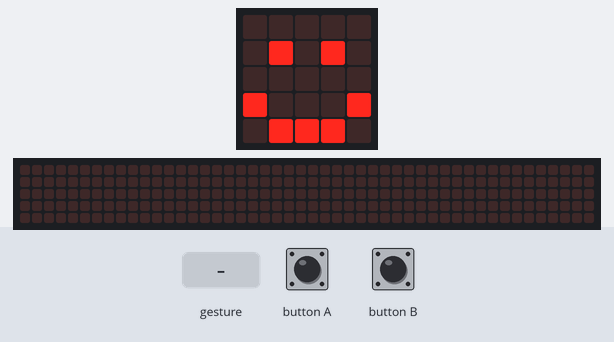
This program was run on a simulated BBC micro:bit (MakeCode). Shown: the board's 5×5 LED display, a strip that is not on the board, showing the scrolling text unrolled. The test bench sets the inputs (shaded band). Random numbers come from a fixed seed; a tilt is held for 1.5 s and a shake lasts 1 s, then the board lies face up again; the 48×5 strip is a reading aid, not a part: it shows the text the display is scrolling, unrolled, one strip-width of it at a time.

Above: at 1.8 s.
1.9 s: gesture 'shake'
At 2.25 s:
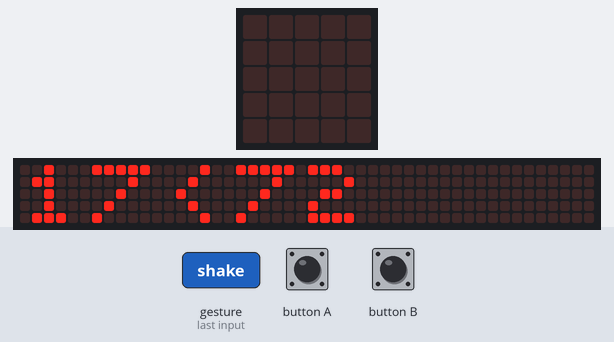
4.2 s: button A pressed for 0.15 s
At 4.42 s:
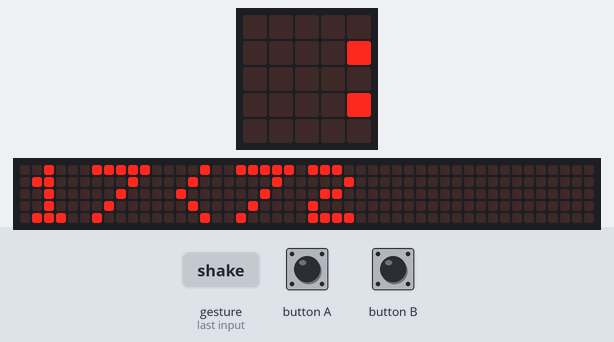
4.9 s: button B pressed for 0.15 s
At 5.17 s:
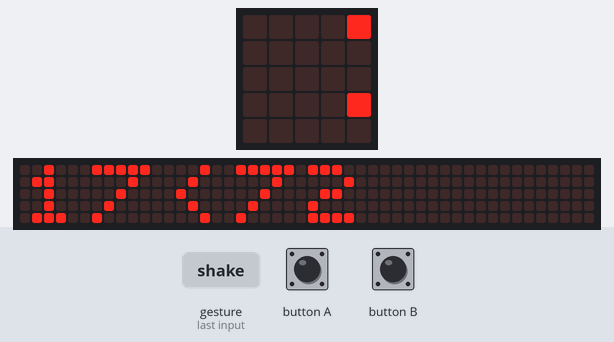
10.0 s: button A pressed for 0.15 s
10.7 s: gesture 'shake'
At 28.87 s:
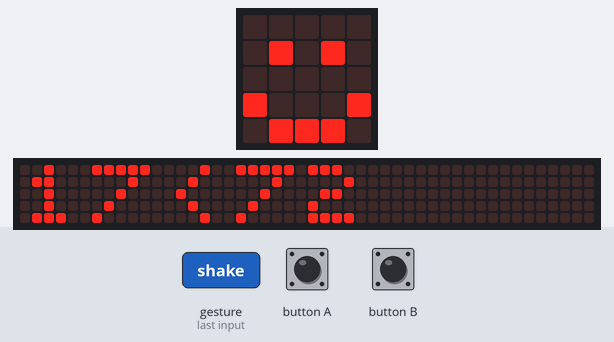

The program:

main.ts
```typescript
// (licence header left out)
// variable
const number1: number = randint(0,99)

const number2: number = randint(0,99)

basic.clearScreen()
basic.showIcon(IconNames.Happy)

// show number 1
input.onButtonPressed(Button.A, function () {
    basic.clearScreen()
    basic.showString("#1: " + number1)
    basic.showIcon(IconNames.Happy)
})

// show number 2
input.onButtonPressed(Button.B, function () {
    basic.clearScreen()
    basic.showString("#2: " + number2)
    basic.showIcon(IconNames.Happy)
})

// show which is greater and which is less
input.onGesture(Gesture.Shake, function () {
    if (number1 < number2) {
      basic.clearScreen()
      basic.showString(number1 + "<" + number2)
      basic.showIcon(IconNames.Sad)
    } else  {
    basic.clearScreen()
    basic.showString(number1 + ">" + number2)
    basic.showIcon(IconNames.Sad)
    }
})
```

Measured:
- after the input at 1.9 s, the display: changes after 0.20 s (image 1)
